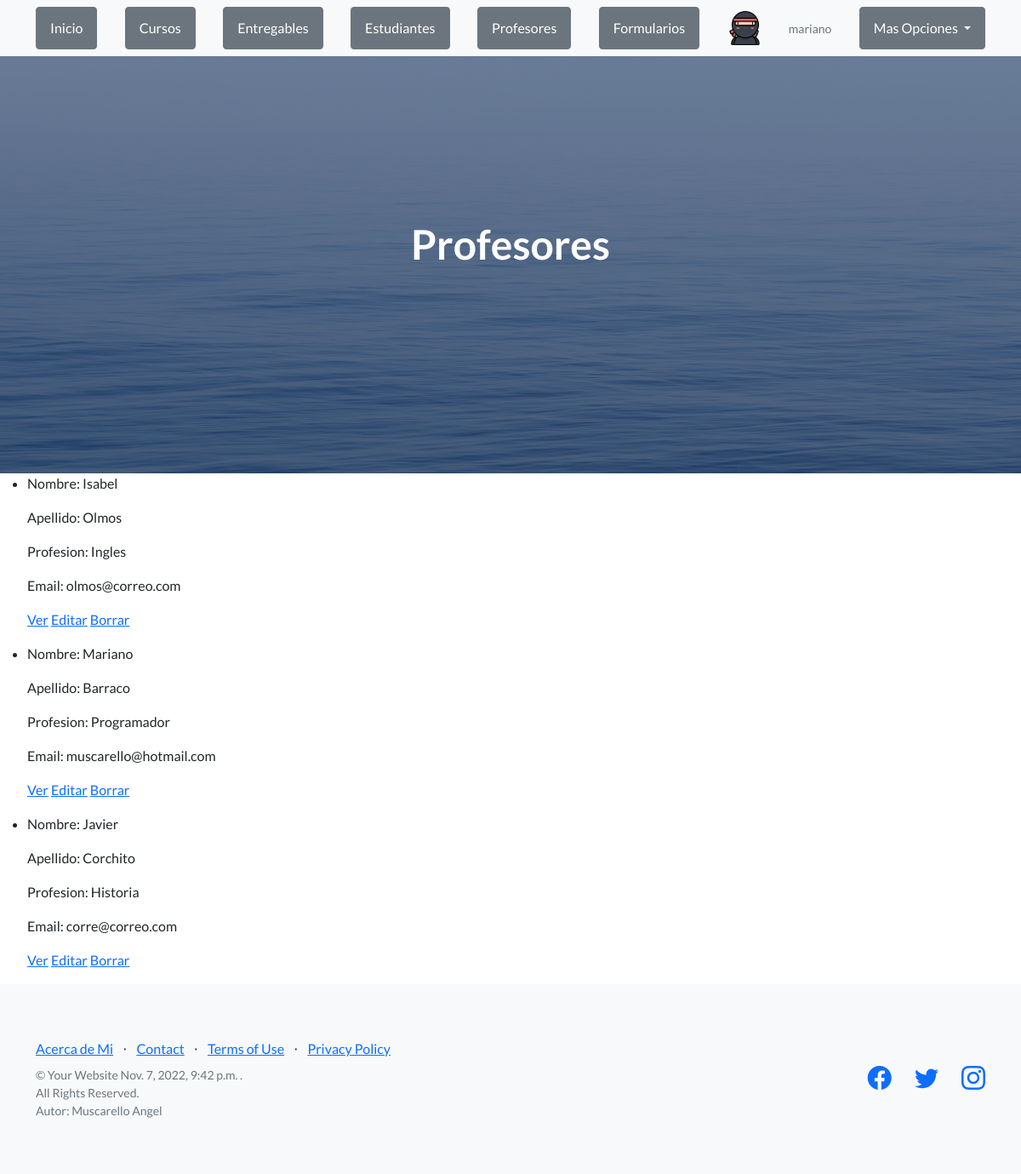
The app's page /AppWeb/listProfesor (signed in) with its own data.
### AppWeb/models.py (models this page shows, shortened)
class Profesor(models.Model):
    nombre = models.CharField(max_length=30)
    apellido = models.CharField(max_length=30)
    email = models.EmailField(max_length = 30, default="corre@correo.com")
    profesion = models.CharField(max_length=30)

### AppWeb/views.py (the view)
# urls.py: path("listProfesor", ListProfesor.as_view(), name="listProfesor"),
class ListProfesor(LoginRequiredMixin, ListView):
    model = Profesor
    template_name = "AppWeb/listProfesores.html"
    def get_context_data(self):
        fecha = datetime.now()
        avatar = Avatar.objects.filter(user=self.request.user).first()
        if avatar is not None:
            contexto = {
                "avatar": avatar.imagen.url,
                "profesores": Profesor.objects.all(),
                "fecha": fecha
                }
        else:
            contexto = {
                "profesores": Profesor.objects.all(),
                "fecha": fecha
            }
        return contexto

### AppWeb/templates/AppWeb/listProfesores.html (shortened to what this page needs)
{% extends "AppWeb/padre.html" %}
{% load static %}
{% block contenidoQueCambia %}
<header class="masthead">
    <div class="container position-relative">
        <div class="row justify-content-center">
            <div class="col-xl-6">
                <div class="text-center text-white">
                    <h1 class="mb-5">Profesores</h1>
                </div>
            </div>
        </div>
    </div>
</header>
<ul>
    {% for profersor in profesores %}
    <li>
        <p>Nombre: {{profersor.nombre}}</p>
        <p>Apellido: {{profersor.apellido}}</p>
        <p>Profesion: {{profersor.profesion}}</p>
        <p>Email: {{profersor.email}}</p>
        <p>
            <a href="{% url 'detailProfesor' profersor.id %}">Ver</a>
            <a href="{% url 'profesorEditar' profersor.id %}">Editar</a>
            <a href="{% url 'profesorDelete' profersor.id %}">Borrar</a>
        </p>
    </li>
    {% endfor %}
</ul>
{% endblock %}

### AppWeb/templates/AppWeb/padre.html (shortened to what this page needs)
<html lang="en">
    <head>
        {% load static %}
        <link href="https://cdn.jsdelivr.net/npm/bootstrap-icons@1.5.0/font/bootstrap-icons.css" rel="stylesheet" type="text/css" />
        <link href="{% static 'AppWeb/css/styles.css' %}" rel="stylesheet" />
    </head>
    <body>
        <nav class="navbar navbar-light bg-light static-top">
            <div class="container">
                {% if request.user.is_authenticated %}
                    <a class="btn btn-secondary" href="{% url 'Padre' %}">Inicio</a>
                    <a class="btn btn-secondary" href="{% url 'listCurso' %}">Cursos</a>
                    <a class="btn btn-secondary" href="{% url 'listEntregable' %}">Entregables</a>
                    <a class="btn btn-secondary" href="{% url 'listEstudiante' %}">Estudiantes</a>
                    <a class="btn btn-secondary" href="{% url 'listProfesor' %}">Profesores</a>
                    <a class="btn btn-secondary" href="{% url 'Formulario' %}">Formularios</a>
                    <div class="logo Ib7Efc">
                        <a href="{% url 'Padre' %}" data-hveid="9"><img src="{{ avatar }}" height="40" ></a>
                    </div>
                    <p class="text-muted small mb-4 mb-lg-0">{{user}}</p>
                    <div class="dropdown">
                        <button class="btn btn-secondary dropdown-toggle" type="button" id="dropdownmenu" data-bs-toggle="dropdown" aria-expanded="false">
                        Mas Opciones
                        </button>
                    {% endif%}
            </div>
        </nav>
        {% block contenidoQueCambia %}{% endblock %}
        <footer class="footer bg-light">
            <div class="container">
                <div class="row">
                    <div class="col-lg-6 h-100 text-center text-lg-start my-auto">
                        <ul class="list-inline mb-2">
                            <li class="list-inline-item"><a href="{% url 'acercaDeMi' %}">Acerca de Mi</a></li>
                            <li class="list-inline-item">⋅</li>
                            <li class="list-inline-item"><a href="#!">Contact</a></li>
                            <li class="list-inline-item">⋅</li>
                            <li class="list-inline-item"><a href="#!">Terms of Use</a></li>
                            <li class="list-inline-item">⋅</li>
                            <li class="list-inline-item"><a href="#!">Privacy Policy</a></li>
                        </ul>
                        <p class="text-muted small mb-4 mb-lg-0">&copy; Your Website {{ fecha }} .<br> All Rights Reserved.<br> Autor: Muscarello Angel</p>
                    </div>
                    <div class="col-lg-6 h-100 text-center text-lg-end my-auto">
                        <ul class="list-inline mb-0">
                            <li class="list-inline-item me-4">
                                <a href="#!"><i class="bi-facebook fs-3"></i></a>
                            </li>
                            <li class="list-inline-item me-4">
                                <a href="#!"><i class="bi-twitter fs-3"></i></a>
                            </li>
                            <li class="list-inline-item">
                                <a href="#!"><i class="bi-instagram fs-3"></i></a>
                            </li>
                        </ul>
                    </div>
                </div>
            </div>
        </footer>
    </body>
</html>

### records on screen
Profesor: nombre "Isabel", apellido "Olmos", profesion "Ingles", email "olmos@correo.com"
Profesor: nombre "Mariano", apellido "Barraco", profesion "Programador", email "muscarello@hotmail.com"
Profesor: nombre "Javier", apellido "Corchito", profesion "Historia", email "corre@correo.com"

### other values on screen
{{ user }} "mariano"
